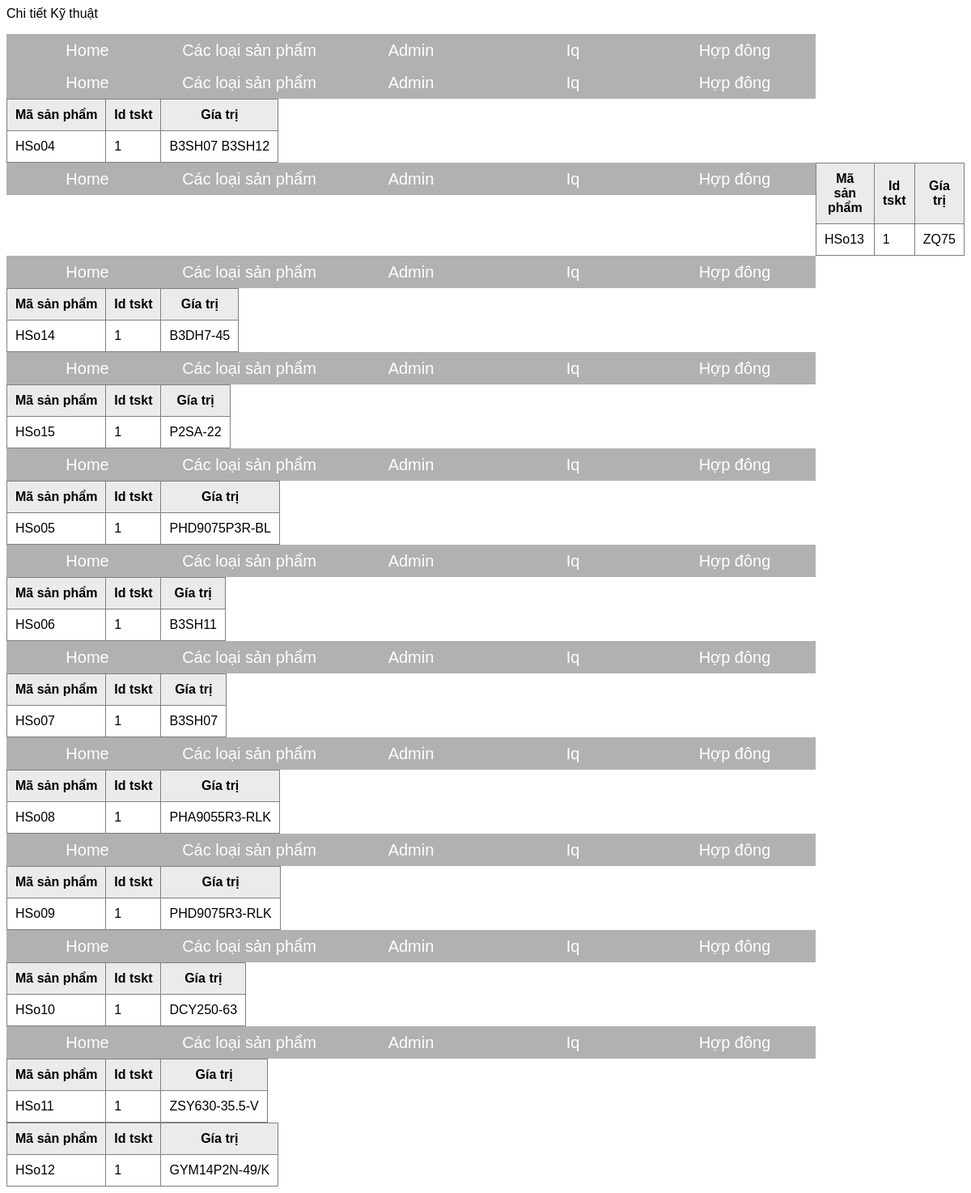
The page /chiTiettskt.php?idKT=1 on the database its author committed.
### tables this page shows
CREATE TABLE `chitiettskt` (
  `id` varchar(5) NOT NULL,
  `masp` varchar(255) DEFAULT NULL,
  `idtskt` varchar(12) DEFAULT NULL,
  `giatri` varchar(41) DEFAULT NULL
);

### chiTiettskt.php (the view, shortened to what this page needs)
<p>Chi tiết Kỹ thuật</p>
<?php
    $conn = mysqli_connect("localhost", "root", "", "dataapp") or die("Không kết nối được cơ sở dữ liệu");
    if (isset($_GET['idKT'])) {
    	$keyIQ = $_GET['idKT'];
    	$sql_chitiet = "SELECT * FROM tentskt JOIN chitiettskt ON tentskt.idtskt=chitiettskt.idtskt WHERE chitiettskt.idtskt = '$keyIQ' ";
    }
    $result = mysqli_query($conn,$sql_chitiet);
    while ($row_chitiet = mysqli_fetch_assoc($result)) {
?>
<!DOCTYPE html>
<html>
<head>
	 <link rel="stylesheet" type="text/css" href="style.css">
</head>
<body>
            <ul>
        <li><a href="index.php">Home</a></li>
        <li><a href="">Các loại sản phẩm</a>
        </li>
        <li><a href="">Admin</a>
        </li>
        <li><a href="iq.php">Iq</a></li>
        <li><a href="hopdong.php">Hợp đông</a></li>
    </ul>
      <table class="list" border="1" cellpadding="10">
          <tr>
            <th>Mã sản phẩm</th>
            <th>Id tskt</th>
            <th>Gía trị</th>
        </tr>
<tr>
	<td><?php echo $row_chitiet['masp'] ?></td>
	<td><?php echo $row_chitiet['idtskt'] ?></td>
	<td><?php echo $row_chitiet['giatri'] ?></td>
</tr>
<?php } ?>
</table>
</body>
</html>

### style.css (style rules this page uses)
body { background: url(); background-size: cover; font-family: arial; }
ul { margin: 0; padding: 0; list-style: none; }
ul li { float: left; width: 200px; height: 40px; background-color: darkgrey; opacity: .9; line-height: 40px; text-align: center; font-size: 20px; }
ul li a { text-decoration: none; color: white; display: block; }

### chiTiettskt.php (style rules this page uses)
.list { border-collapse: collapse; }
.list tr th { background: #ebebeb; }

### rows shown on the page
chitiettskt: masp "HSo04", idtskt "1", giatri "B3SH07 B3SH12"
chitiettskt: masp "HSo13", idtskt "1", giatri "ZQ75"
chitiettskt: masp "HSo14", idtskt "1", giatri "B3DH7-45"
chitiettskt: masp "HSo15", idtskt "1", giatri "P2SA-22"
chitiettskt: masp "HSo05", idtskt "1", giatri "PHD9075P3R-BL"
chitiettskt: masp "HSo06", idtskt "1", giatri "B3SH11"
chitiettskt: masp "HSo07", idtskt "1", giatri "B3SH07"
chitiettskt: masp "HSo08", idtskt "1", giatri "PHA9055R3-RLK"
chitiettskt: masp "HSo09", idtskt "1", giatri "PHD9075R3-RLK"
chitiettskt: masp "HSo10", idtskt "1", giatri "DCY250-63"
chitiettskt: masp "HSo11", idtskt "1", giatri "ZSY630-35.5-V"
chitiettskt: masp "HSo12", idtskt "1", giatri "GYM14P2N-49/K"
